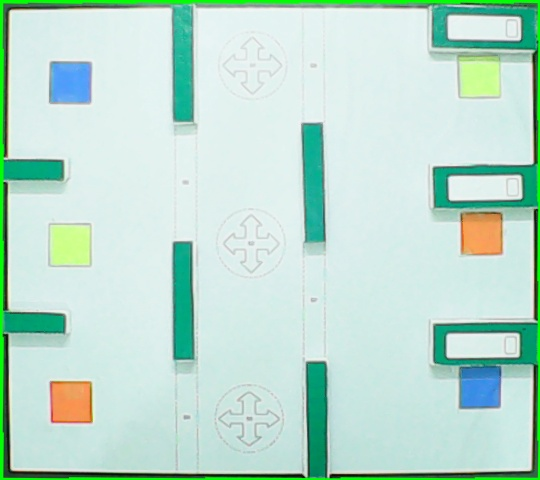
#> input picture task5/images/input.jpg, 540 x 480 px
$ python spacemapother.py   (Python 2 division)
#> lines starting #> are read from the running program, lines starting #| are printed output that depends on the picture; after the words box and inside, x2 and y2 are one past the last pixel; in counts of white or black regions, pixels touching at a corner belong together
import cv2
import math
import numpy
def space_map(img):
    grid_map= [ [ 0 for i in range(14) ] for j in range(14) ]# initializing zero filled 10x10 matrix
    for x in range(0, 14):
        X=x*38+19
        for y in range(0,14):
            Y=y*34+17
            #img[Y,X] is pixel at the centre of each cell
            if cdis(dis(Y,X,cy1,cx1),dis(Y,X,cy2,cx2),dis(Y,X,cy3,cx3),dis(Y,X,cy4,cx4),dis(Y,X,cy5,cx5),dis(Y,X,cy6,cx6),dis(Y,X,cy7,cx7),dis(Y,X,cy8,cx8),dis(Y,X,cy9,cx9))==1:
           # if img[Y,X,0]!=0 and img[Y,X,1]!=0 and img[Y,X,2]!=0: #detecting obstacle, if pixel color is not white then mark it as obstacle
                grid_map[y][x]=1 #marking obstacles with value 1
                cv2.circle(img,(X,Y), 5, (0,0,255), -1) #obstacles marked red
                #print Y,X
                #dis(Y,X,cy4,cx4)
            else:
                cv2.circle(img,(X,Y), 5, (0,255,255), -1)
            continue

    cv2.imshow("spacemap",img)
    return grid_map
def dis(x1,y1,x2,y2):
    dist=math.sqrt((x2-x1)*(x2-x1)+(y2-y1)*(y2-y1))
    dist=int(dist)
    #print dist
    return dist
def cdis(d1,d2,d3,d4,d5,d6,d7,d8,d9): ##distance checking
    if(d1<50 or d2<50 or d3<50 or d4<50 or d5<57 or d6<57 or d7<57 or d8<50 or d9<50):
        return 1
    return 0

################################
MIN = numpy.array([75 ,100, 100],numpy.uint8)  #obstacles
MAX = numpy.array([95, 255, 255],numpy.uint8)
img = cv2.imread('images/input.jpg')
#> img is the input picture: shape (480, 540, 3); mean B, G, R 208.5, 221, 188.6
hsv = cv2.cvtColor(img,cv2.COLOR_BGR2HSV)
#> hsv: shape (480, 540, 3); mean H, S, V 81.6, 48.6, 223.1

mask = cv2.inRange(hsv, MIN, MAX)
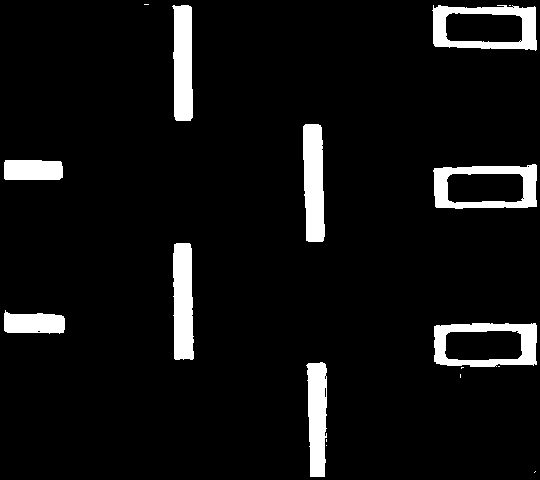
#> mask: shape (480, 540); 6.7% white; 17 white regions (8 under 20 px), largest, box (x1, y1, x2, y2) and area: (432, 5, 537, 51) 2249, (303, 124, 325, 242) 2230, (433, 164, 537, 209) 2195
res = cv2.bitwise_and(img,img, mask= mask)
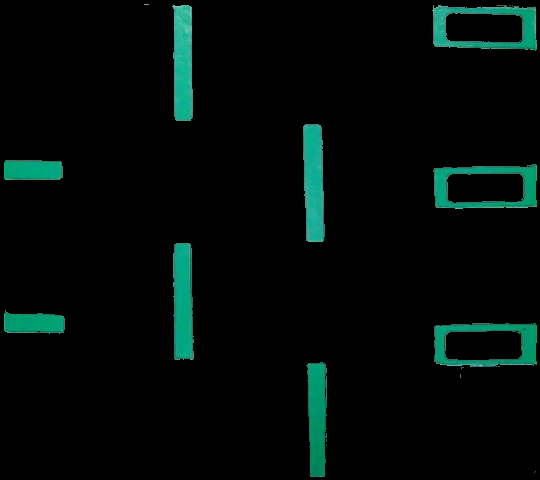
#> res: shape (480, 540, 3); mean B, G, R 8.3, 10.4, 1.6
#cv2.imshow('hsv',res)
ret,thresh = cv2.threshold(mask,127,255,1)
#> thresh: shape (480, 540); 93.3% white; 17 black regions (8 under 20 px)
#cv2.imshow('binary',mask)
#cv2.imwrite('binary.jpg',mask)
#cv2.imwrite("wall.jpg",mask)

contours, h = cv2.findContours(mask,cv2.RETR_TREE,cv2.CHAIN_APPROX_SIMPLE)
#> contours = 27 contours, 15 with area under 20; largest, box (x1, y1, x2, y2) and area: (432, 5, 537, 51) 4132, (434, 323, 537, 367) 4112, (433, 164, 537, 209) 4106, (444, 330, 523, 361) 2165, (446, 173, 524, 204) 2148; h = 27 rows, first 6: [1, -1, -1, -1], [2, 0, -1, -1], [3, 1, -1, -1], [4, 2, -1, -1], [5, 3, -1, -1], [6, 4, -1, -1]
contours=sorted(contours, key = cv2.contourArea, reverse = True)[:12]
#> contours = 12 contours; largest, box (x1, y1, x2, y2) and area: (432, 5, 537, 51) 4132, (434, 323, 537, 367) 4112, (433, 164, 537, 209) 4106, (444, 330, 523, 361) 2165, (446, 173, 524, 204) 2148
cv2.drawContours(res,contours,-1,(0,255,0),2) #6 to 9 are big walls
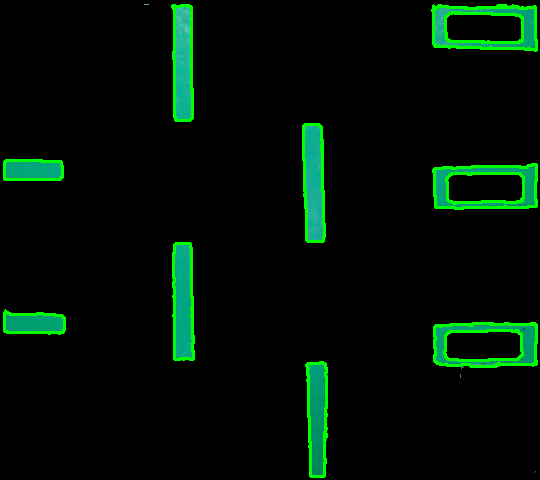
#> res: shape (480, 540, 3); 3.42% of pixels changed, all inside (x1, y1, x2, y2) = (3, 4, 538, 478)

##drawing centtres of each contours
M = cv2.moments(contours[6])
#> M = moments, m00 2097.5, centre m10/m00, m01/m00 = (313.4, 182)
cx1 = int(M['m10']/M['m00'])
#> cx1 = 313
cy1 = int(M['m01']/M['m00'])
#> cy1 = 181
#print "centre of stick = ", cx1, ", ", cy1
cv2.circle(res,(cx1,cy1), 5, (255,255,255), -1) #white
#> res: shape (480, 540, 3); 0.03% of pixels changed, all inside (x1, y1, x2, y2) = (308, 176, 319, 187)
##
M = cv2.moments(contours[7])
#> M = moments, m00 2060.5, centre m10/m00, m01/m00 = (182.7, 301.5)
cx2 = int(M['m10']/M['m00'])
#> cx2 = 182
cy2 = int(M['m01']/M['m00'])
#> cy2 = 301
#print "center of white ball = ", cx2, ", ", cy2
cv2.circle(res,(cx2,cy2), 5, (0,0,255), -1) #red
#> res: shape (480, 540, 3); mean B, G, R 5.8, 16.1, 0.8
##
M = cv2.moments(contours[8])
#> M = moments, m00 1981, centre m10/m00, m01/m00 = (182.6, 63.04)
cx3 = int(M['m10']/M['m00'])
#> cx3 = 182
cy3 = int(M['m01']/M['m00'])
#> cy3 = 63

cv2.circle(res,(cx3,cy3), 5, (255,0,0), -1)#blue
#> res: shape (480, 540, 3); mean B, G, R 5.8, 16, 0.7

M = cv2.moments(contours[9])
#> M = moments, m00 1844.5, centre m10/m00, m01/m00 = (316.9, 416.2)
cx4 = int(M['m10']/M['m00'])
#> cx4 = 316
cy4 = int(M['m01']/M['m00'])
#> cy4 = 416
print "wall coor",cy4,cx4
#| wall coor 416 316
cv2.circle(res,(cx4,cy4), 5, (0,255,255), -1)#yellow
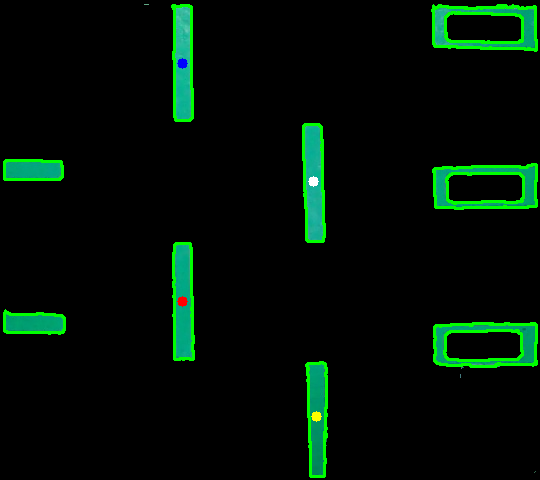
#> res: shape (480, 540, 3); mean B, G, R 5.8, 16, 0.8
#####beds
M = cv2.moments(contours[0])
#> M = moments, m00 4131.5, centre m10/m00, m01/m00 = (484.7, 27.21)
cx5 = int(M['m10']/M['m00'])
#> cx5 = 484
cy5 = int(M['m01']/M['m00'])
#> cy5 = 27

cv2.circle(res,(cx5,cy5), 5, (0,0,255), -1)#red
#> res: shape (480, 540, 3); 0.03% of pixels changed, all inside (x1, y1, x2, y2) = (479, 22, 490, 33)

M = cv2.moments(contours[1])
#> M = moments, m00 4111.5, centre m10/m00, m01/m00 = (485.1, 344.2)
cx6 = int(M['m10']/M['m00'])
#> cx6 = 485
cy6 = int(M['m01']/M['m00'])
#> cy6 = 344

cv2.circle(res,(cx6,cy6), 5, (0,0,255), -1)#red
#> res: shape (480, 540, 3); mean B, G, R 5.8, 16, 1


M = cv2.moments(contours[2])
#> M = moments, m00 4105.5, centre m10/m00, m01/m00 = (485.2, 186.6)
cx7 = int(M['m10']/M['m00'])
#> cx7 = 485
cy7 = int(M['m01']/M['m00'])
#> cy7 = 186

cv2.circle(res,(cx7,cy7), 5, (0,0,255), -1)#red
#> res: shape (480, 540, 3); mean B, G, R 5.8, 16, 1.1
##side walls small ones on left
M = cv2.moments(contours[10])
#> M = moments, m00 1078, centre m10/m00, m01/m00 = (33.52, 322.9)
cx8 = int(M['m10']/M['m00'])
#> cx8 = 33
cy8 = int(M['m01']/M['m00'])
#> cy8 = 322

cv2.circle(res,(cx8,cy8), 5, (0,0,255), -1)#red
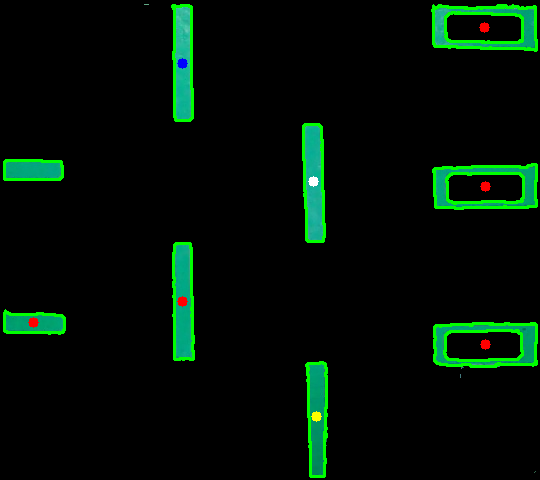
#> res: shape (480, 540, 3); mean B, G, R 5.8, 16, 1.1


M = cv2.moments(contours[11])
#> M = moments, m00 1070.5, centre m10/m00, m01/m00 = (32.46, 169.7)
cx9 = int(M['m10']/M['m00'])
#> cx9 = 32
cy9 = int(M['m01']/M['m00'])
#> cy9 = 169

cv2.circle(res,(cx9,cy9), 5, (0,0,255), -1)#red
#> res: shape (480, 540, 3); 0.03% of pixels changed, all inside (x1, y1, x2, y2) = (27, 164, 38, 175)
cv2.imshow('maskcontour',res)
######################################
img=cv2.imread("binary1.jpg")
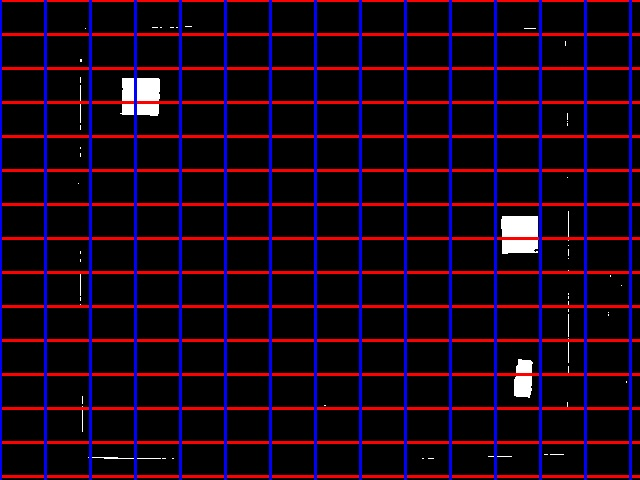
#> input picture task5/binary1.jpg, 640 x 480 px
#> img is the input picture: shape (480, 640, 3); mean B, G, R 22, 5, 25
print space_map(img)
#> after the loop in space_map, `for x in range(0, 14):`:
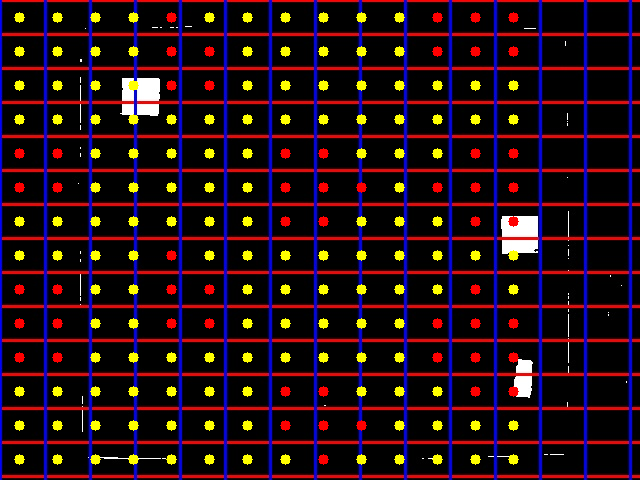
#> img: shape (480, 640, 3); 5.17% of pixels changed, all inside (x1, y1, x2, y2) = (14, 12, 519, 465)
#> after the loop in space_map, `for x in range(0, 14):`: grid_map = 14 items
#> (printed output is left out)
############################################
## Close and exit
cv2.waitKey(0)
cv2.destroyAllWindows()
############################################
